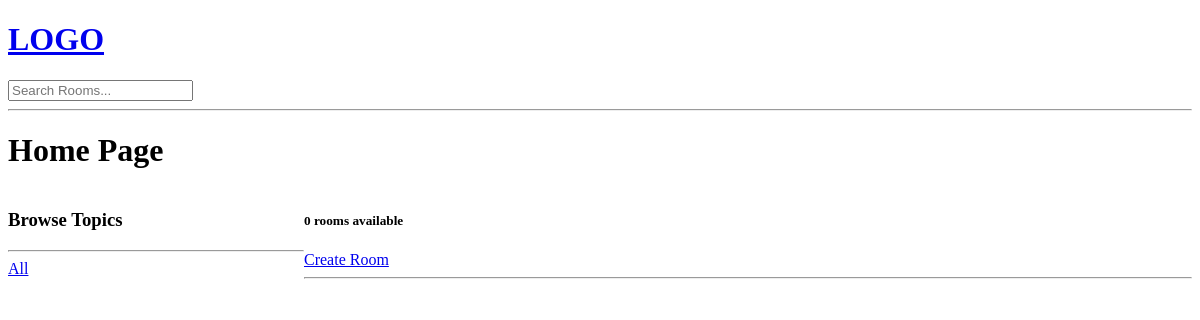
The app's page /?q=Django, older data.
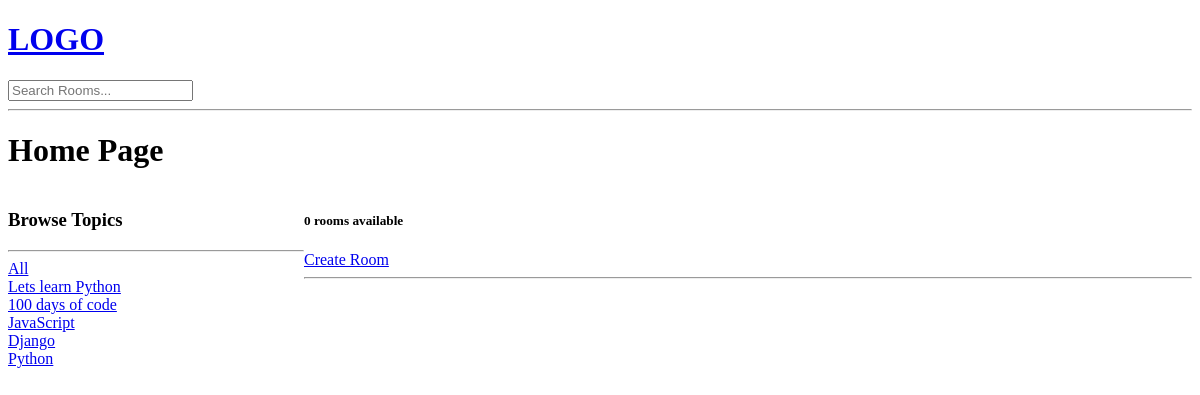
The same page, newer data.
### base/models.py (models this page shows, shortened)
class Topic(models.Model):
    name = models.CharField(max_length=200)

### base/views.py (the view)
# urls.py: path('', views.home, name="home"),
def home(request):
     q = request.GET.get('q') if request.GET.get('q') != None else ''
     rooms = Room.objects.filter(
          Q(topic__name__icontains=q) |
          Q(name__icontains=q) |
          Q(description__icontains=q)
          )
     topics = Topic.objects.all()
     room_count = rooms.count()
     context = {'rooms': rooms, 'topics': topics, 'room_count': room_count}
     return render(request, 'base/home.html', context)

### base/templates/base/home.html (shortened to what this page needs)
{% extends 'main.html' %}
{% block content %}
<h1>Home Page</h1>
<div class="home-container">
    <div>
        <h3>Browse Topics</h3>
        <hr>
        <div>
            <a href="{% url 'home' %}">All</a>
        </div>
        {% for topic in topics %}
        <div>
            <a href="{% url 'home' %}?q={{topic.name}}">{{topic.name}}</a>
        </div>
        {% endfor %}
    </div>
    <div>
        <h5>{{room_count}} rooms available</h5>
        <a href="{% url 'create-room' %}">Create Room</a>
        <hr>
    </div>
</div>
{% endblock content %}

Row changes from the older to the newer data that the page shows:
added Topic: name "Lets learn Python"
added Topic: name "100 days of code"
added Topic: name "JavaScript"
added Topic: name "Django"
added Topic: name "Python"
